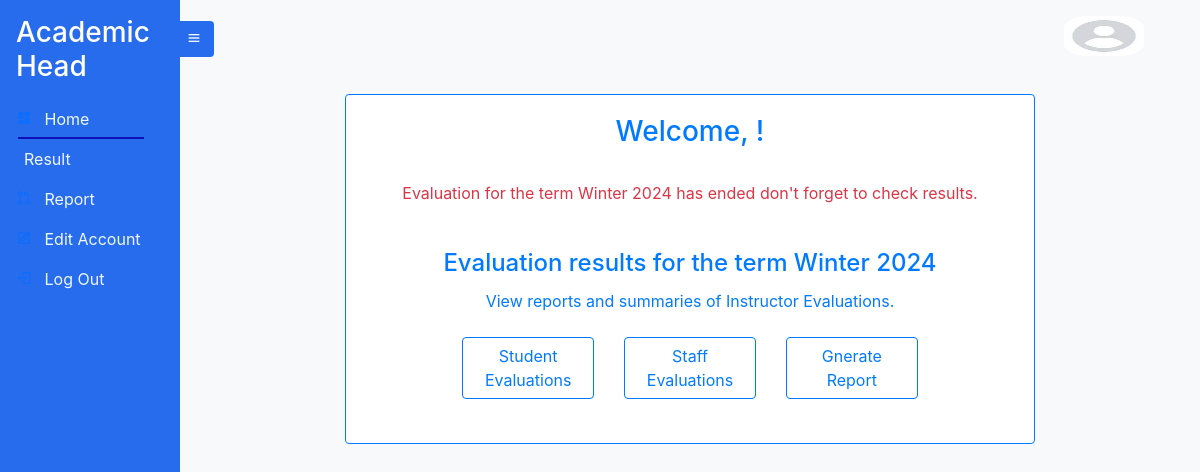
Before: /academicheadhomepage with the older database file.
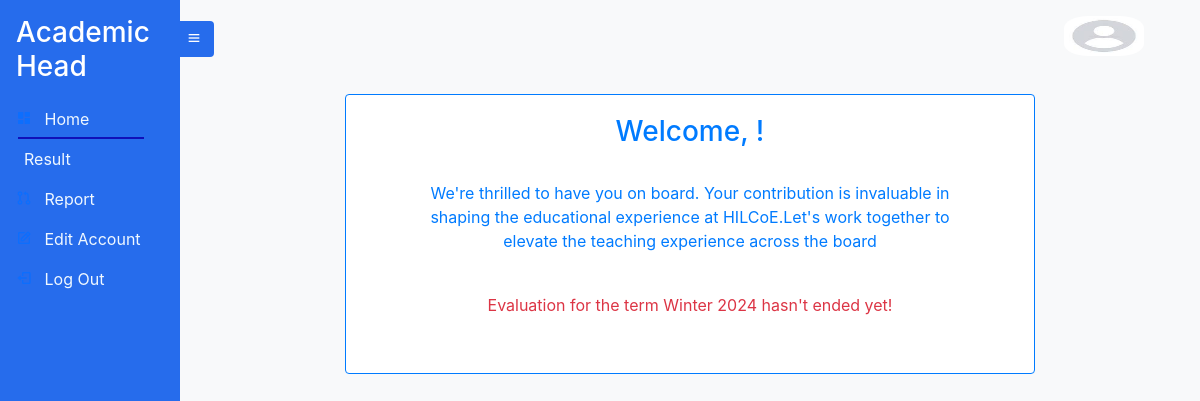
After: the same page with the newer database file.
### Course/models.py (models this page shows)
class Term(models.Model):
    Term_id = models.UUIDField(default=uuid.uuid4, unique=True, primary_key=True, editable=False)
    Season = models.CharField(max_length=10, null=True, choices=season_choices, blank=True)
    current_year = datetime.now().year
    Year = models.IntegerField(
        default=current_year,
        validators=[
            MinValueValidator(current_year),
            MaxValueValidator(current_year + 1)
        ],
    )
    Evaluation_Start_Date = models.DateTimeField(null=True, blank=True ,
                                                 validators=[MinValueValidator(limit_value=timezone.now())])
    Evaluation_End_Date = models.DateTimeField(null = True , blank=True ,
                                               validators=[MinValueValidator(limit_value=timezone.now())])
    Courses_Given = models.ManyToManyField(Course)
    EvaluationDone = models.BooleanField(null=True, blank=True , default=False)
    def __str__(self):
        return str(self.Season + " " + str(self.Year))

### Staff/views.py (the view)
def academicheadHomePage(request):
    term = None
    try:
        term = Term.objects.get(EvaluationDone = False)
    except:
        term = None
    evaluation_started = False
    evaluation_ended = False
    if(term.Evaluation_Start_Date <= timezone.now()): #check if evaluation started
        print('evaluation started')
        evaluation_started = True
    if(term.Evaluation_End_Date < timezone.now()): #check if evaluation ended
        print('evaluation ended')
        evaluation_ended = True
    context = { 'active_page': 'home', 'term':term , 'evaluation_started':evaluation_started , 'evaluation_ended':evaluation_ended}
    return render(request , 'academichead/academicheadhome.html' , context)

### templates/academichead/academicheadhome.html (shortened to what this page needs)
{% extends 'academichead/academichead.html' %}
{% load static %}
{% block content %}
<div class="text-center">
  <div class="row justify-content-center">
              <div class="card border-primary mb-3 col-md-8" style="max-width: 80rem;">
                  <div class="text-center">
                  <div class="card-body text-primary">
                      <h3 class="card-title">Welcome, {{user.username}}! </h3>
                      <div class="text-center">
                            {% if not term %}
                           <p class="card-text">We're thrilled to have you on board. Your contribution is invaluable in shaping the educational experience at HILCoE.Let's work together to elevate the teaching experience across the board</p>
                           <div class="card-body text-danger">
                            <p class="card-text">Evaluation has not started please wait!.
                           </div>
                           {% else %}
                            {% if evaluation_started == True  and evaluation_ended == False %}
                            <div class="card-body text-primary">
                                <p class="card-text">We're thrilled to have you on board. Your contribution is invaluable in shaping the educational experience at HILCoE.Let's work together to elevate the teaching experience across the board</p>
                            </div>
                            {% elif  evaluation_ended == True  %}
                            <div class="card-body text-danger">
                                <p class="card-text">Evaluation for the term {{ term.Season }} {{ term.Year }} has ended don't forget to check results.
                            </div>
                            {% endif %}
                       </div>
                      {% if evaluation_ended == True %}
                      <br>
              <div class="text-center">
                  <h4 class="card-title">Evaluation results for the term {{term}}</h4>
                  <div class="d-grid gap-2">
                    <p class="card-text">View reports and summaries of Instructor Evaluations.</p>
                    <div class="row justify-content-center">
                      <div class="col-md-3 mb-4">
                  <a href="{% url 'evaluation_reports' 'student' %}" class="btn btn-outline-primary course-btn">Student Evaluations</a>
                      </div>
                      <div class="col-md-3 mb-4">
                  <a href="{% url 'evaluation_reports' 'staff' %}" class="btn btn-outline-primary course-btn">Staff Evaluations</a>
                      </div>
                      <div class="col-md-3 mb-4">
                        <a href="{% url 'general_evaluation_report' 'student' %}" class="btn btn-outline-primary course-btn">Gnerate Report</a>
                      </div>
                </div>
                  </div>
                  {% else %}
                  <div class="card-body text-danger">
                  <p>Evaluation for the term {{term.Season}} {{term.Year}} hasn't ended yet!</p>
                  </div>
                  {% endif %}
              </div>
              </div>
      </div>
  </div>
  {% endif %}
              </div>
</body>
{% endblock %}

Changed rows visible on the page:
changed Term "Winter": Season+Year "Winter 2024" → (not shown)
Other visible differences:
text no longer shown: "has ended don't forget to check results. Evaluation results for the term View reports and summaries of Instructor Evaluations. Student Evaluations Staff Evaluations Gnerate Report"
text now shown: "We're thrilled to have you on board. Your contribution is invaluable in shaping the educational experience at HILCoE.Let's work together to elevate the teaching experience across the board hasn't ended yet!"
